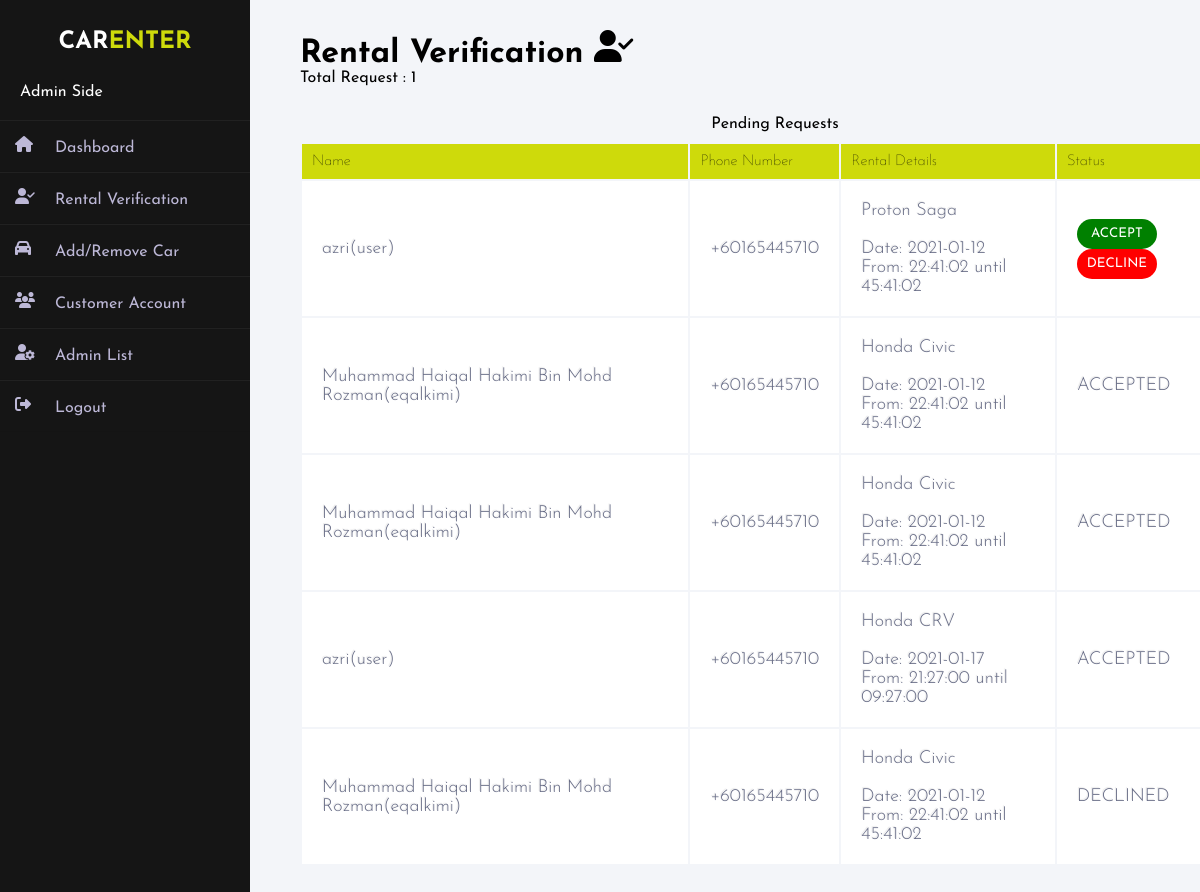
Page /verification.php (signed in) on the committed database.
### tables this page shows
CREATE TABLE `rental` (
  `rentalID` int(100) NOT NULL,
  `customerID` varchar(100) NOT NULL,
  `vehicleID` varchar(100) NOT NULL,
  `rentalDate` date NOT NULL,
  `rentalStartTime` time NOT NULL,
  `rentalReturnTime` time NOT NULL,
  `status` varchar(100) NOT NULL
);

CREATE TABLE `customers` (
  `customerID` varchar(100) NOT NULL,
  `customerPass` varchar(100) NOT NULL,
  `customerName` varchar(100) NOT NULL,
  `customerPhoneNumber` varchar(100) NOT NULL,
  `houseLotNum` varchar(100) NOT NULL,
  `postalCode` varchar(10) NOT NULL,
  `city` varchar(100) NOT NULL
);

CREATE TABLE `vehicle` (
  `vehicleID` varchar(100) NOT NULL,
  `vehicleBrand` varchar(100) NOT NULL,
  `vehicleModel` varchar(100) NOT NULL,
  `quantity` int(11) NOT NULL
);

### verification.php (the view, shortened to what this page needs)
<html lang="en">
<head>
</head>
    <body><script src="https://kit.fontawesome.com/b99e675b6e.js"></script>
        <div class="wrapper">
            <?php
                  include "sidebar.php"
            ?>
            <div class="main_content">
                    <?php
                        $sql1 = "SELECT * from rental WHERE status='PENDING'";
                        $result1 = mysqli_query($conn,$sql1);
                        $count = mysqli_num_rows($result1);
                        $sql2 = "SELECT
                                 r.rentalID,
                                 r.customerID,
                                 r.vehicleID,
                                 r.rentalDate,
                                 r.rentalStartTime,
                                 r.rentalReturnTime,
                                 r.status,
                                 c.customerID,
                                 c.customerName,
                                 c.customerPhoneNumber,
                                 v.vehicleID,
                                 v.vehicleBrand,
                                 v.vehicleModel
                                 FROM rental AS r JOIN customers AS c ON r.customerID = c.customerID
                                 JOIN vehicle AS v ON r.vehicleID = v.vehicleID
                                 ORDER BY
                                    CASE r.status
                                        WHEN 'PENDING' THEN 1
                                        WHEN 'ACCEPTED' THEN 2
                                        ELSE 3
                                    END";
                        $result2 = mysqli_query($conn,$sql2);
                    ?>
                <div class="title">
                    <h1>Rental Verification <i class="fas fa-user-check"></i></h1>
                    Total Request : <?php echo $count;?>
                </div>
                <div class="container container1">
                    <table>
                        <caption>Pending Requests</caption>
                        <thead>
                            <th>Name</th>
                            <th>Phone Number</th>
                            <th>Rental Details</th>
                            <th>Status</th>
                        </thead>
                        <?php while($row2 = mysqli_fetch_assoc($result2)):?>
                            <tr class="rental-pending">
                                <td><?php echo $row2['customerName'].'('.$row2['customerID'].')';?></td>
                                <td><?php echo $row2['customerPhoneNumber'];?></td>
                                <td>
                                    <?php echo $row2['vehicleBrand'].' '.$row2['vehicleModel'];?><br><br>
                                    <?php echo "Date: ".$row2['rentalDate'];?><br>
                                    <?php echo "From: ".$row2['rentalStartTime']." until ".$row2['rentalReturnTime'];?>
                                </td>
                                <?php if($row2['status']=='PENDING'):?>
                                <td>
                                    <div id="buttons">
                                        <button onclick="myFunc()" class="accept" name="accept"type="submit"><a href=<?php echo "accept.php?id=".$row2['rentalID'];?>>ACCEPT</a></button>
                                        <button onclick="myFunc1()" class="decline" name="decline" type="submit"><a href=<?php echo "decline.php?id=".$row2['rentalID'];?>>DECLINE</a></button>
                                    </div>
                                </td>
                                <?php endif;?>
                                <?php if($row2['status']=='ACCEPTED' || $row2['status']=='DECLINED'):?>
                                    <td><?php echo $row2['status'];?></td>
                                <?php endif;?>
                            </tr>
                        <?php endwhile;?>
                    </table>
                </div>
            </div>
        </div>
    </body>
</html>

### rows in the picture
rental: customerID.customerName "azri", customerID.customerID "user", customerID.customerPhoneNumber "+60165445710", vehicleID.vehicleBrand "Proton", vehicleID.vehicleModel "Saga", rentalDate "2021-01-12", rentalStartTime "22:41:02", rentalReturnTime "45:41:02"
rental: customerID.customerName "Muhammad Haiqal Hakimi Bin Mohd Rozman", customerID.customerID "eqalkimi", customerID.customerPhoneNumber "+60165445710", vehicleID.vehicleBrand "Honda", vehicleID.vehicleModel "Civic", rentalDate "2021-01-12", rentalStartTime "22:41:02", rentalReturnTime "45:41:02", status "ACCEPTED"
rental: customerID.customerName "Muhammad Haiqal Hakimi Bin Mohd Rozman", customerID.customerID "eqalkimi", customerID.customerPhoneNumber "+60165445710", vehicleID.vehicleBrand "Honda", vehicleID.vehicleModel "Civic", rentalDate "2021-01-12", rentalStartTime "22:41:02", rentalReturnTime "45:41:02", status "ACCEPTED"
rental: customerID.customerName "azri", customerID.customerID "user", customerID.customerPhoneNumber "+60165445710", vehicleID.vehicleBrand "Honda", vehicleID.vehicleModel "CRV", rentalDate "2021-01-17", rentalStartTime "21:27:00", rentalReturnTime "09:27:00", status "ACCEPTED"
rental: customerID.customerName "Muhammad Haiqal Hakimi Bin Mohd Rozman", customerID.customerID "eqalkimi", customerID.customerPhoneNumber "+60165445710", vehicleID.vehicleBrand "Honda", vehicleID.vehicleModel "Civic", rentalDate "2021-01-12", rentalStartTime "22:41:02", rentalReturnTime "45:41:02", status "DECLINED"

### other values in the picture
$count "1"
